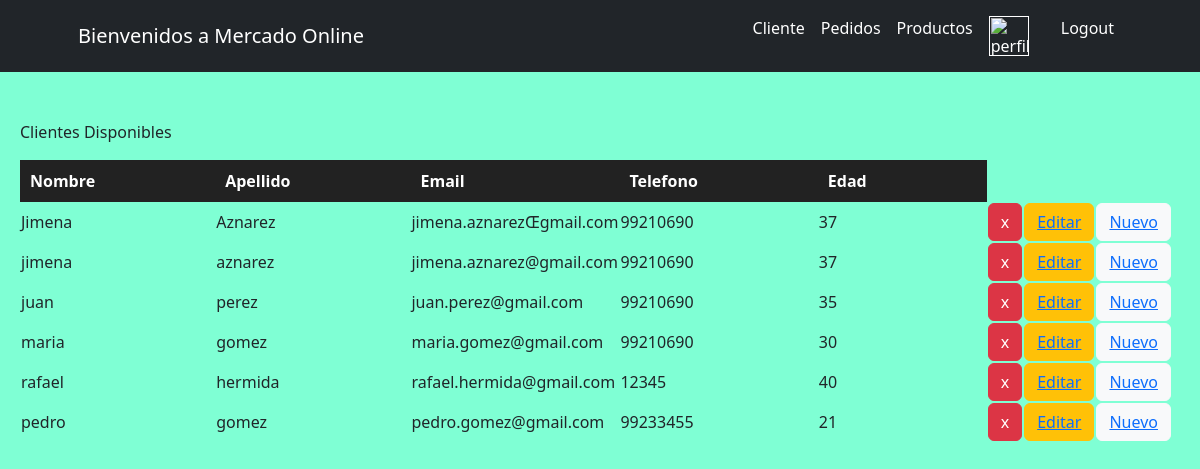
The app's page /MercadoApp/cliente/, older data.
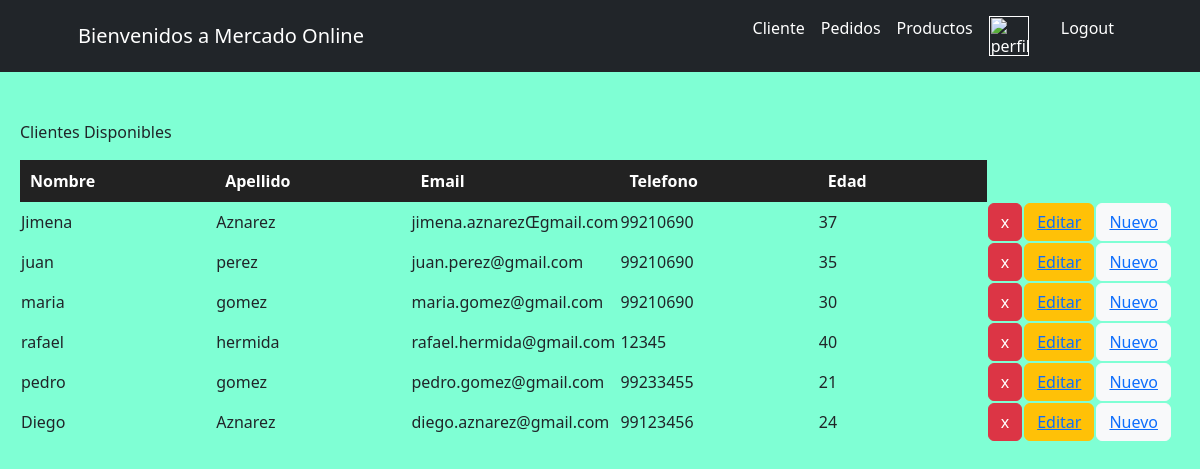
The same page, newer data.
### MercadoApp/models.py (models this page shows, shortened)
class Cliente(models.Model):
    nombre = models.CharField(max_length=30)
    apellido = models.CharField(max_length=30)
    email = models.EmailField()
    telefono = models.IntegerField()
    edad = models.IntegerField()

### MercadoApp/views.py (the view)
# urls.py: path("cliente/", cliente, name="Cliente"),
def cliente(request):
    avatar = getavatar(request)
    Clientes = Cliente.objects.all() #pido toda la informacion que tenga Cliente alojada en su base de datos
    return render(request, "MercadoApp/Cliente.html", {"Clientes":Clientes, "avatar":avatar}) #genera una lista con los datos de todos los clientes, y que podemos usar luego en el template Clientes

### MercadoApp/views.py (called while the page is built)
def getavatar(request):
    avatar = Avatar.objects.filter(user=request.user.id) #filter, va a buscar algo especifico, va a traer el avatar que le pertenece a ese usuario
    try:
        avatar= avatar[0].image.url # y lo trae como imagen y lo guarda en una variable
    except:
        avatar = None
    return avatar

### MercadoApp/templates/MercadoApp/Cliente.html (shortened to what this page needs)
<div>
    {% extends "MercadoApp/inicio.html" %}
    {% load static %}
        {% block contenidoQueCambia %}
            <div class="formClienteFormulario">
            <p>Clientes Disponibles</p>
            <table id="tableInfoClientes">
                <tr id="tituloTablaClientes">
                    <th>Nombre</th>
                    <th>Apellido</th>
                    <th>Email</th>
                    <th>Telefono</th>
                    <th>Edad</th>
                </tr>
                <tr>
                    {% for cliente in Clientes %}
                        <tr>
                            <td>{{cliente.nombre}}</td>
                            <td>{{cliente.apellido}}</td>
                            <td>{{cliente.email}}</td>
                            <td>{{cliente.telefono}}</td>
                            <td>{{cliente.edad}}</td>
                            <td><button class="btn btn-danger btnEliminar"><a href="{% url 'eliminarCliente' cliente.nombre %}" >x</a></button></td>
                            <td><button class="btn btn-warning btnEditar"><a href="{% url 'editarCliente' cliente.nombre %}" >Editar</a></button></td>
                            <td><button class="btn btn-light btnNuevoCliente"><a href="{% url 'clienteFormulario' %}" >Nuevo</a></button></td>
                        </tr>
                    {% endfor%}
                </tr>
            </table>
            </div>
        {% endblock %}

### MercadoApp/templates/MercadoApp/inicio.html (shortened to what this page needs)
<!DOCTYPE html>
<html lang="en">
<head>
    {% load static %}
    <link href="{% static 'MercadoApp/css/Jime.css'%}" rel="stylesheet"/>
    <link href="{% static 'MercadoApp/css/bootstrap.min.css'%}" rel="stylesheet"/>
</head>
<body>
    <nav class="navbar navbar-expand-lg  fixed-top bg-dark" id="mainNav">
        <div class="container px-4 px-lg-5">
            <a class="navbar-brand navText" href="#page-top">Bienvenidos a Mercado Online</a>
            <div class="collapse navbar-collapse" id="navbarResponsive">
                <ul class="navbar-nav ms-auto">
                    <li class="nav-item"><a class="nav-link navText" href="{% url 'Cliente' %}">Cliente</a></li>
                    <li class="nav-item"><a class="nav-link navText" href="{% url 'Pedidos' %}">Pedidos</a></li>
                    <li class="nav-item"><a class="nav-link navText" href="{% url 'Productos' %}">Productos</a></li>
                    <li class="nav-item"><a class="nav-link navText" href=""><img src="{{avatar}}" width="40px" alt="perfil"></a></li>
                    <li class="nav-item"><a class="nav-link navText" href="{% url 'perfil' %}">{{user.username}}</a></li>
                    <li class="nav-item"><a class="nav-link navText" href="{% url 'Logout' %}">Logout</a></li>
                </ul>
            </div>
        </div>
    </nav>
    <div class="contenido">
        {% block contenidoQueCambia %}{% endblock %}
    </div>
</body>
</html>

### MercadoApp/static/MercadoApp/css/Jime.css (style rules this page uses)
body { background-color: aquamarine !important; }
.navText { color: white !important; }
.contenido { margin-top: 100px !important; padding: 20px !important; }
#tituloTablaClientes { background-color: rgb(34, 34,34); color: white; }
#tituloTablaClientes th { padding: 10px; }
#tableInfoClientes tr th { padding-right: 120px; }
.btnEliminar a { border-radius: 15px !important; color: white !important; text-decoration: none !important; }

Row changes from the older to the newer data that the page shows:
removed Cliente: nombre "jimena", apellido "aznarez", email "jimena.aznarez@gmail.com", telefono "99210690", edad "37"
added Cliente: nombre "Diego", apellido "Aznarez", email "diego.aznarez@gmail.com", telefono "99123456", edad "24"
